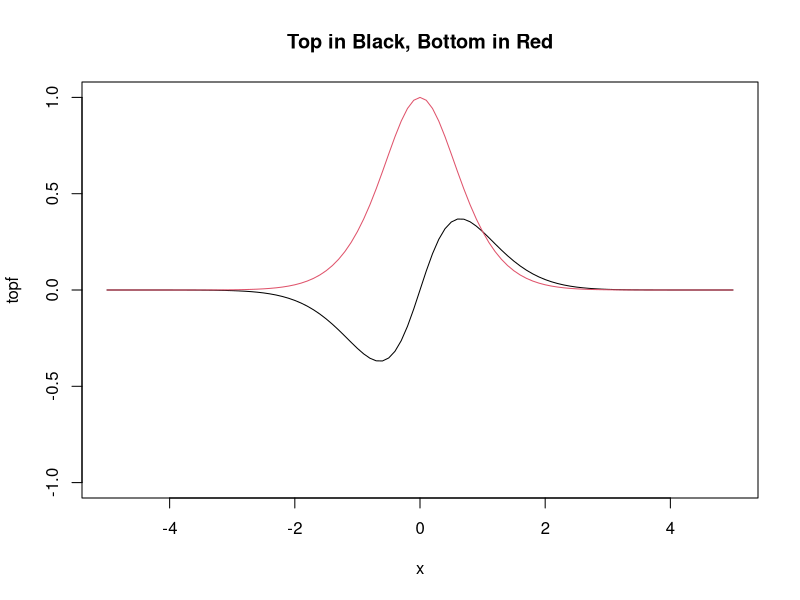

R code for this plot: (Note: this script raises an error after producing the figure.)
## ---- chunk 1
knitr::opts_chunk$set(echo = TRUE)
## ---- chunk 2
x = 0
topf = function(theta){  theta/(1+theta^2)*exp(-(x-theta)^2/2)}
botf = function(theta){  1/(1+theta^2)*exp(-(x-theta)^2/2)}
{
  plot(topf, -5, 5, ylim = c(-1,1), main = "Top in Black, Bottom in Red")
  plot(botf, -5, 5, add=TRUE, col = 2)
}
## ---- chunk 3
nsim = 100000
set.seed(2018)
cauchySamples = rcauchy(nsim)
x = 0
I_0 = mean(cauchySamples*dnorm(cauchySamples, mean = x))/mean(dnorm(cauchySamples, mean = x))
cat("The estimate for x =",x, "is", round(I_0,4))
x = 1
I_1 = mean(cauchySamples*dnorm(cauchySamples, mean = x))/mean(dnorm(cauchySamples, mean = x))
cat("The estimate for x =",x, "is", round(I_1,4))
## ---- chunk 4
nsim = 1.15e9
set.seed(2018)
cauchySamples = rcauchy(nsim)
x = 0
I_0 = mean(cauchySamples*dnorm(cauchySamples, mean = x))/mean(dnorm(cauchySamples, mean = x))
cat("The estimate for x =",x, "is", round(I_0,4), "and we are 95% confident about 3 decimal points.")
## ---- chunk 5
set.seed(2018)
truth = 1 - pnorm(2.5, mean = 0, sd = 1)
wegotit = FALSE
k = 4
while (!wegotit) {
  nsim = 10^k
  Z = rnorm(nsim)
  P = mean(Z > 2.5 | Z < 2.5)/2
  diff_P.truth = abs(P - truth)
  if (diff_P.truth <= 1e-4){
    wegotit = TRUE
    threshold = 10^k
  }
  k = k + 1
}
## ---- chunk 6
set.seed(2018)
n = 2.209e9
a = 5.3; b = 10
alpha = 1; beta = 1
points = runif(n, a, b)
V = b-a
funPoints = dgamma(points, 1,1)
cat("We get that the estimate probability of X>5.3 is", V*mean(funPoints),
    "which is approximately 0.005.")
